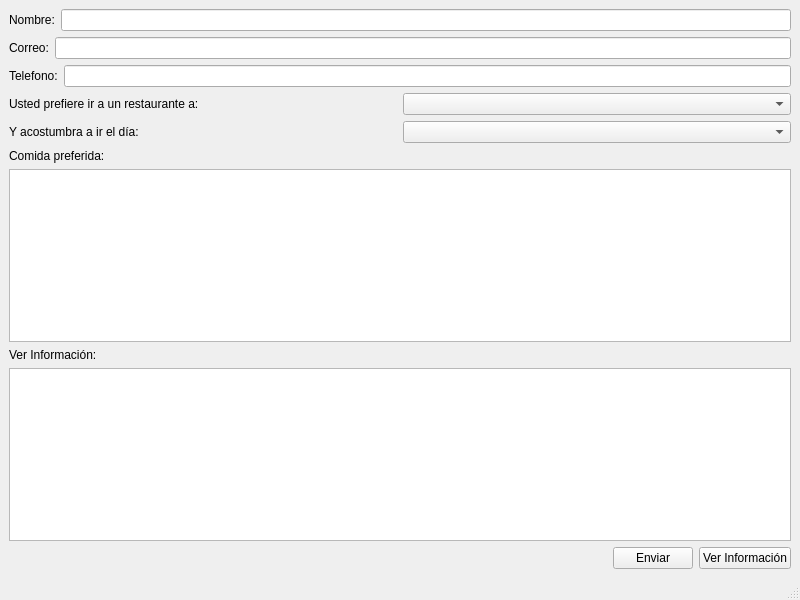
<?xml version="1.0" encoding="UTF-8"?>
<ui version="4.0">
 <class>MainWindow</class>
 <widget class="QMainWindow" name="MainWindow">
  <property name="geometry">
   <rect>
    <x>0</x>
    <y>0</y>
    <width>800</width>
    <height>600</height>
   </rect>
  </property>
  <property name="windowTitle">
   <string>MainWindow</string>
  </property>
  <widget class="QWidget" name="centralwidget">
   <layout class="QGridLayout" name="gridLayout">
    <item row="0" column="0">
     <layout class="QVBoxLayout" name="verticalLayout">
      <item>
       <layout class="QHBoxLayout" name="horizontalLayout">
        <item>
         <widget class="QLabel" name="nombrelbl">
          <property name="text">
           <string>Nombre:</string>
          </property>
         </widget>
        </item>
        <item>
         <widget class="QLineEdit" name="nombreEdit"/>
        </item>
       </layout>
      </item>
      <item>
       <layout class="QHBoxLayout" name="horizontalLayout_2">
        <item>
         <widget class="QLabel" name="correolbl">
          <property name="text">
           <string>Correo:</string>
          </property>
         </widget>
        </item>
        <item>
         <widget class="QLineEdit" name="correoEdit"/>
        </item>
       </layout>
      </item>
      <item>
       <layout class="QHBoxLayout" name="horizontalLayout_3">
        <item>
         <widget class="QLabel" name="telefonolbl">
          <property name="text">
           <string>Telefono:</string>
          </property>
         </widget>
        </item>
        <item>
         <widget class="QLineEdit" name="telefonoEdit"/>
        </item>
       </layout>
      </item>
      <item>
       <layout class="QHBoxLayout" name="horizontalLayout_4">
        <item>
         <widget class="QLabel" name="comidaDialbl">
          <property name="text">
           <string>Usted prefiere ir a un restaurante a:</string>
          </property>
         </widget>
        </item>
        <item>
         <widget class="QComboBox" name="comidacomboBox"/>
        </item>
       </layout>
      </item>
      <item>
       <layout class="QHBoxLayout" name="horizontalLayout_5">
        <item>
         <widget class="QLabel" name="dialbl">
          <property name="text">
           <string>Y acostumbra a ir el día:</string>
          </property>
         </widget>
        </item>
        <item>
         <widget class="QComboBox" name="diacomboBox"/>
        </item>
       </layout>
      </item>
      <item>
       <widget class="QLabel" name="comidalbl">
        <property name="text">
         <string>Comida preferida:</string>
        </property>
       </widget>
      </item>
      <item>
       <widget class="QTextEdit" name="comidaEdit"/>
      </item>
      <item>
       <widget class="QLabel" name="informacionlbl">
        <property name="text">
         <string>Ver Información:</string>
        </property>
       </widget>
      </item>
      <item>
       <widget class="QTextEdit" name="InformacionText"/>
      </item>
      <item>
       <layout class="QHBoxLayout" name="horizontalLayout_6">
        <item>
         <spacer name="horizontalSpacer">
          <property name="orientation">
           <enum>Qt::Horizontal</enum>
          </property>
          <property name="sizeHint" stdset="0">
           <size>
            <width>40</width>
            <height>20</height>
           </size>
          </property>
         </spacer>
        </item>
        <item>
         <widget class="QPushButton" name="enviarButton">
          <property name="text">
           <string>Enviar</string>
          </property>
         </widget>
        </item>
        <item>
         <widget class="QPushButton" name="verButton">
          <property name="text">
           <string>Ver Información</string>
          </property>
         </widget>
        </item>
       </layout>
      </item>
     </layout>
    </item>
   </layout>
  </widget>
  <widget class="QMenuBar" name="menubar">
   <property name="geometry">
    <rect>
     <x>0</x>
     <y>0</y>
     <width>800</width>
     <height>21</height>
    </rect>
   </property>
  </widget>
  <widget class="QStatusBar" name="statusbar"/>
 </widget>
 <resources/>
 <connections/>
</ui>
